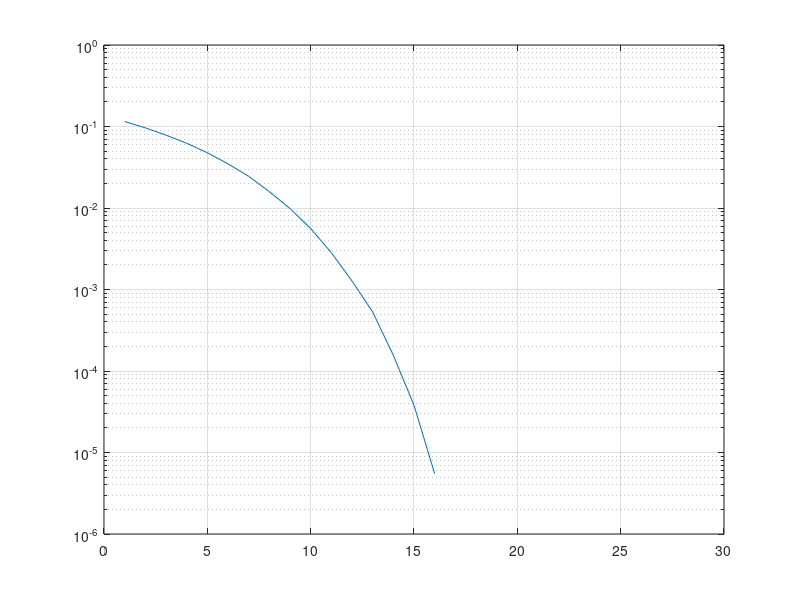

MATLAB code for this plot:
%========================= Borrar datos ==================================%
%=========================================================================%
% Este ejemplo de canal se saco de https://www.youtube.com/watch?v=NCd1Cs2WMf0&t=1303s

clear
close all
clc

%======================== Inicio de variables ============================%
num_bits = 100000;                                  % 100 mil bits
SNR=[1:30];
num_subportadoras = 64; % Número de subportadoras en OFDM
cyclic_prefix_length = 16; % Longitud del prefijo cíclico en OFDM
Mod = 2; % Bits por símbolo [1 2 4]

% Ajustar el número de bits para que sea un múltiplo del número de subportadoras
num_bits_s = ceil(num_bits / num_subportadoras) * num_subportadoras;

for k=1:20
    for i=1:length(SNR)
        x= randi([0,1],num_bits_s,1);                % Genero el vector columna, bits en paralelo
        bpsk_signal = pskmod(x,Mod);                   % Modulacion bpsk
        
        % Generar símbolos OFDM
        num_symbols = ceil(num_bits_s / num_subportadoras); % Número de simbolos OFDM necesarios
        pulsos_ofdm = reshape(bpsk_signal, num_subportadoras, num_symbols); % Agrupar los bits en símbolos OFDM (las 64 portadoras en paralelo)
        
        % Modulación OFDM
        pulsos_modulados_ofdm = ifft(pulsos_ofdm); % Transformada inversa de Fourier

        % Agregar el prefijo cíclico
        pulsos_ofdm_cp = [pulsos_modulados_ofdm(end-cyclic_prefix_length+1:end, :); pulsos_modulados_ofdm]; % Agregar el prefijo cíclico

        h = [0.8; zeros(7,1); -0.5; zeros(7,1); 0.34]; %Canal Rayleigh
        OFDM_Ray = filter(h,1,pulsos_ofdm_cp); %Pasa la señal por el canal

        
        % Agregar ruido a la señal recibida
        ofdm_awgn=awgn(OFDM_Ray,SNR(i),'measured');
       
        % Eliminar el prefijo cíclico
        senal_recibida_ofdm_sin_cp = ofdm_awgn(cyclic_prefix_length+1:end, :);

        % Demodulación OFDM
        pulsos_demodulados_ofdm = fft(senal_recibida_ofdm_sin_cp); % Transformada de Fourier
        
        % Respuesta en frecuencia del canal estimada
        H = fftshift(fft(h, num_subportadoras));

        %Ecualizacion
        yEq = pulsos_demodulados_ofdm ./ H;

        
        bpsk_r=pskdemod(yEq,Mod);  % Demodulación PSK
        bpsk_r_v = reshape(bpsk_r, size(x));            % convierto la matriz en vector columna
        isErr=x~=bpsk_r_v;                              % comparación be bits transmitidos con los recibidos
        BER(i,k)= nnz(isErr)/num_bits_s;
    end
end
Ber_promedio=mean(BER,2);
figure;
title("Rendimiento en canal awgn")
xlabel("SNR[dB]")
ylabel("Bit Error Rate")
semilogy (SNR, Ber_promedio)
grid on   